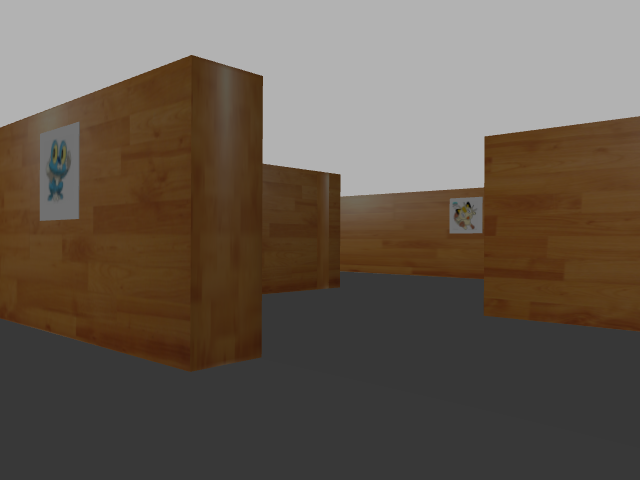
#> input picture project_ws/src/pokemon_catching/pokemon_photo/image3.png, 640 x 480 px, found by its file name
$ python pokemon_detect.py
#> lines starting #> are read from the running program, lines starting #| are printed output that depends on the picture; after the words box and inside, x2 and y2 are one past the last pixel; in counts of white or black regions, pixels touching at a corner belong together
import cv2
import os
from cv2 import threshold

count = 0

def getContours(img, imgContour):
    contours, hierarchy = cv2.findContours(img, cv2.RETR_EXTERNAL, cv2.CHAIN_APPROX_NONE)
    x,y,w,h = [0,0,0,0]
    for cnt in contours:
        area = cv2.contourArea(cnt)
        # print("Area: ",area)
        if area>500:
            cv2.drawContours(imgContour, cnt, -1, (255,0,0), 3)
            perimeter = cv2.arcLength(cnt, True)
            # print("Perimeter: ", perimeter)
            approx = cv2.approxPolyDP(cnt, 0.02*perimeter, True)
            # print("Corner Points: ", len(approx))
            objCorner = len(approx)
            x,y,w,h = cv2.boundingRect(approx)

            if objCorner==4:
                aspectRatio = float(w)/float(h)
                if aspectRatio > 0.95 and aspectRatio < 1.05:
                    objectType = 'Square'
                else:
                    objectType = "Rectangle"
                cv2.rectangle(img, (x,y), (x+w,y+h), (0,0,255), 2)
                return x,y,w,h
        return x,y,w,h

def pokemon_detect():
    imgOrigin = cv2.imread("/home/ljy/Sustech_CS401_Final_Project/project_ws/src/pokemon_catching/pokemon_photo/image3.png")
#> imgOrigin is the input picture: shape (480, 640, 3); mean B, G, R 78.8, 89.9, 101.3
    imgGray = cv2.cvtColor(imgOrigin, cv2.COLOR_BGR2GRAY)
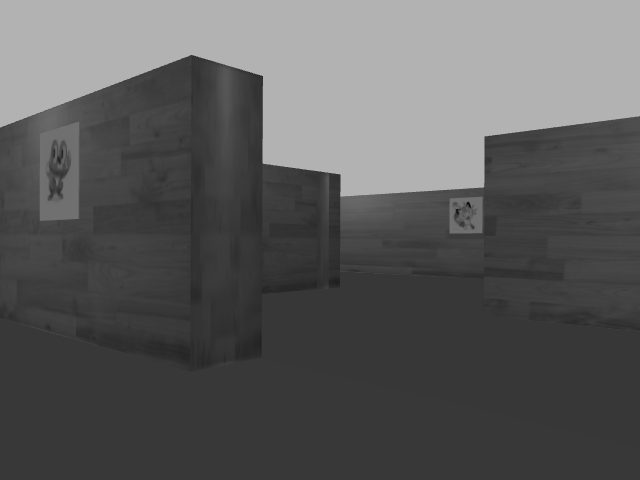
#> imgGray: shape (480, 640); min 2, max 178, mean 92.1
    (thresh, imageBlackWhite) = cv2.threshold(imgGray, 108, 255, cv2.THRESH_BINARY)
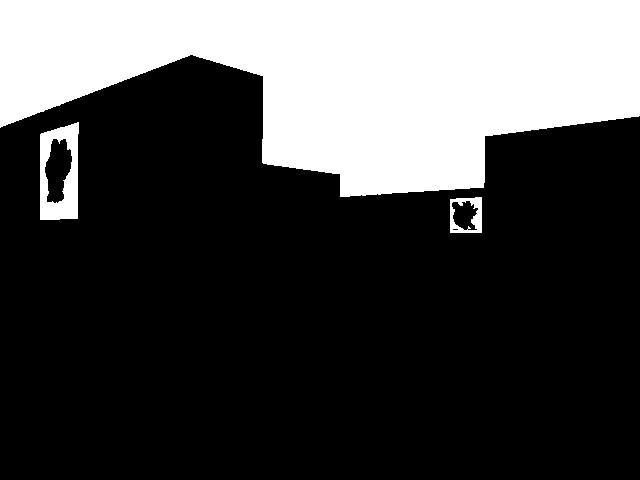
#> imageBlackWhite: shape (480, 640); 27.9% white; 3 white regions, box (x1, y1, x2, y2) and area: (0, 0, 640, 197) 82735, (40, 122, 79, 220) 2313, (450, 197, 482, 233) 605
    cv2.imwrite('/home/ljy/Sustech_CS401_Final_Project/project_ws/src/pokemon_catching/pokemon_photo/BW.png',imageBlackWhite)
    imageBlackWhite = cv2.imread('/home/ljy/Sustech_CS401_Final_Project/project_ws/src/pokemon_catching/pokemon_photo/BW.png')
    imgGray = cv2.cvtColor(imageBlackWhite, cv2.COLOR_BGR2GRAY)
    imgBlur = cv2.GaussianBlur(imgGray, (7,7), 1)
    imgCanny = cv2.Canny(imgBlur,50,50)
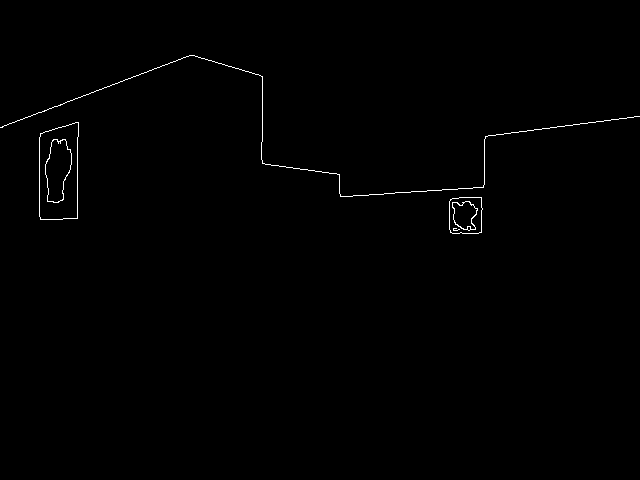
#> imgCanny: shape (480, 640); 0.49% white in thin lines or dots, all inside (x1, y1, x2, y2) = (0, 55, 640, 234)
    # os.remove('/home/ljy/Sustech_CS401_Final_Project/project_ws/src/pokemon_catching/pokemon_photo/BW.png')
    x,y,w,h=getContours(imgCanny, imageBlackWhite)
#> in getContours, `contours, hierarchy = cv2.findContours(img, cv2.RETR_EXTERNAL, cv2.CHA..`: contours = 3 contours, 1 with area under 20; largest, box (x1, y1, x2, y2) and area: (39, 122, 79, 220) 3468, (449, 197, 483, 234) 1131
#> the loop in getContours, `for cnt in contours:` made 1 pass
#> (area, perimeter, approx, objCorner, x, y, w, h) on pass 1: (1131, 134.1, [[450, 199], [450, 232], [481, 232], [481, 197]], 4, 450, 197, 32, 36)
#> after the loop in getContours, `for cnt in contours:`:
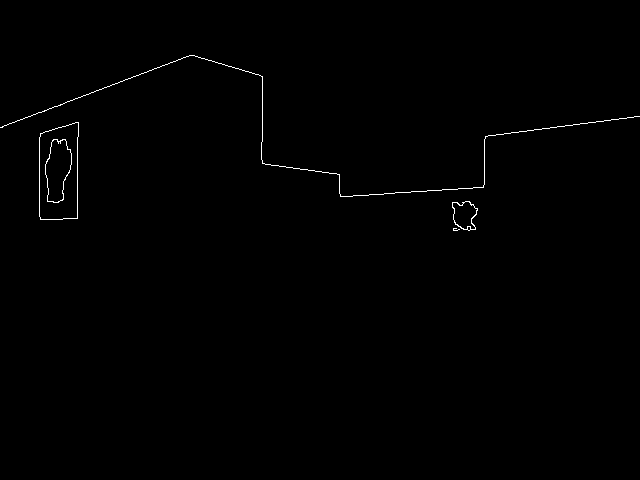
#> img: shape (480, 640); 0.44% white in thin lines or dots, all inside (x1, y1, x2, y2) = (0, 55, 640, 231)
#> x = 450; y = 197; w = 32; h = 36
    return x,y,w,h

if __name__ == "__main__":
    x,y,w,h = pokemon_detect()
#> x = 450; y = 197; w = 32; h = 36
    if(w>50 and h >50):
        count+=1
    print(count)
